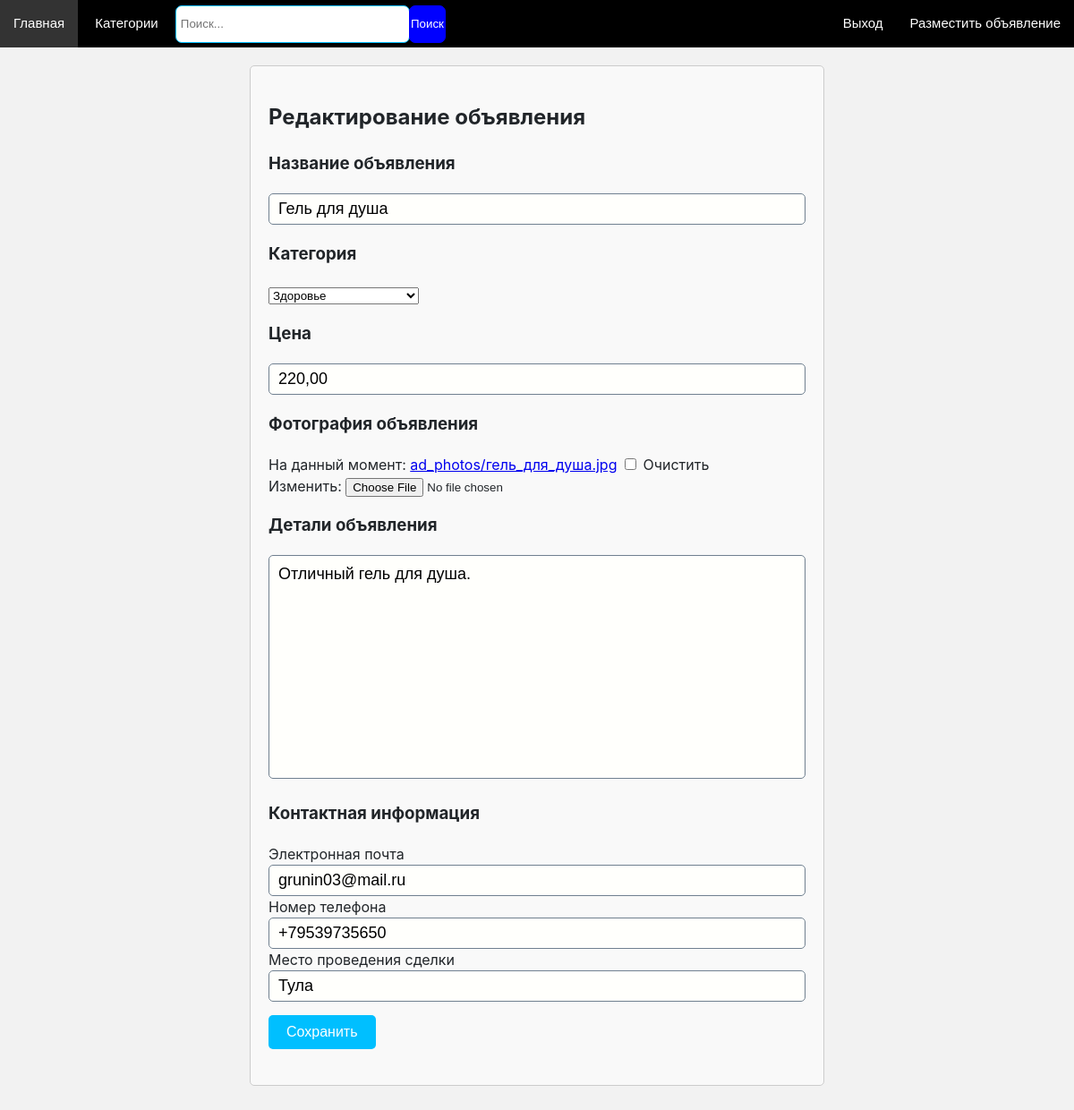
The page /ad/30/edit/ (signed in) on the database its author committed.
### site_ad/models.py (models this page shows, shortened)
class Ad(models.Model):
    name = models.CharField(max_length=200,db_index=True)
    photo = models.ImageField(upload_to='ad_photos', blank=True, null=True)
    description = models.TextField()
    price = models.DecimalField(max_digits=10, decimal_places=2)
    added_date = models.DateTimeField(auto_now_add=True)
    category = models.ForeignKey('Category', on_delete=models.CASCADE)
    seller = models.ForeignKey(User, on_delete=models.CASCADE)
    phone = models.CharField(max_length=14,default="+11111111")
    email = models.EmailField(default='aaaa@mail.ru')
    location = models.CharField(max_length=100,default='AAAA')

### site_ad/views.py (the view)
# urls.py: path('ad/<int:ad_id>/edit/', views.edit_ad, name='edit_ad'),
def edit_ad(request, ad_id):
    ad = get_object_or_404(Ad, id=ad_id)
    if request.user != ad.seller:
        return redirect('ad_detail', ad_id=ad_id)
    if request.method == 'POST':
        form = AdPlacementForm(request.POST, request.FILES, instance=ad)
        if form.is_valid():
            form.save()
            return redirect('ad_detail', ad_id=ad_id)
    else:
        form = AdPlacementForm(instance=ad)  # Pass the ad instance to the form for pre-filling the fields
    return render(request, 'edit_ad.html', {'form': form})

### site_ad/forms.py (shortened to what this page needs)
class AdPlacementForm(forms.ModelForm):
    category = forms.ModelChoiceField(queryset=Category.objects.all())
    email = forms.EmailField(label='Email')
    phone = forms.CharField(label='Phone Number')
    location = forms.CharField(label='Location')
    class Meta:
        model = Ad
        fields = ['name', 'photo', 'description', 'price', 'category', 'email', 'phone', 'location']

### site_ad/models.py (called while the page is built)
    def __str__(self):
        return self.name

### site_ad/templates/edit_ad.html (shortened to what this page needs)
{% extends 'base.html' %}
{% block content %}
  <div class="create-ad-card">
    <h2>Редактирование объявления</h2>
    <div class="create-ad-form">
      <form method="post" enctype="multipart/form-data">
        <div class="form-group">
          <h3>Название объявления</h3>
          {{ form.name }}
        </div>
        <div class="form-group">
          <h3>Категория</h3>
          {{ form.category }}
        </div>
   <div class="form-group">
  <h3>Цена</h3>
  <input type="text" id="{{ form.price.id_for_label }}" name="{{ form.price.html_name }}" pattern="\d+(\.\d{2})?" value="{{ form.price.value|default_if_none:'' }}" required oninput="this.value = this.value.replace(/[^0-9.]/g, '');">
</div>
        <div class="form-group">
          <h3>Фотография объявления</h3>
          {{ form.photo }}
        </div>
        <div class="form-group">
          <h3>Детали объявления</h3>
          {{ form.description }}
        </div>
        <div class="form-group">
          <h3>Контактная информация</h3>
          <div class="form-subgroup">
            <label for="{{ form.email.id_for_label }}">Электронная почта</label>
            {{ form.email }}
          </div>
          <div class="form-subgroup">
            <label for="{{ form.phone.id_for_label }}">Номер телефона</label>
            {{ form.phone }}
          </div>
          <div class="form-subgroup">
            <label for="{{ form.location.id_for_label }}">Место проведения сделки</label>
            {{ form.location }}
          </div>
        </div>
        <button type="submit" class="create-ad-button">Сохранить</button>
      </form>
    </div>
  </div>
{% endblock %}

### site_ad/static/styles.css (style rules this page uses)
body { margin:0; font-family:-apple-system,BlinkMacSystemFont,"Segoe UI",Roboto,"Helvetica Neue",Arial,sans-serif,"Apple Color Emoji","Segoe UI Emoji","Segoe UI Symbol"; font-size:1rem; font-weight:400; line-height:1.5; color:#212529; background-color:#F2F2F2; overflow-y: auto; }
.create-ad-card { background-color: #f9f9f9; border: 1px solid #ccc; border-radius: 5px; padding: 20px; margin: 20px auto; max-width: 600px; max-height: 1200px; overflow-y: auto; }
.create-ad-form { margin-bottom: 20px; }
.form-group { margin-bottom: 15px; }
.create-ad-form input[type="text"], .create-ad-form input[type="email"], .create-ad-form textarea { padding: 10px; border-radius: 5px; border: 1px solid #708090; margin-bottom: 0px; box-sizing: border-box; background-color: #FFFFFC; font-size: 18px; font-family: 'Arial', sans-serif; height: 35px; width: 100%; }
.create-ad-form textarea { resize: none; overflow: hidden; min-height:250px }
.create-ad-button { padding: 10px 20px; background-color: #00BFFF; color: white; border: none; border-radius: 5px; font-size: 16px; cursor: pointer; }

### rows shown on the page
Ad: name "Гель для душа", category "Здоровье", price "220,00", description "Отличный гель для душа.", email "grunin03@mail.ru", phone "+79539735650", location "Тула"
